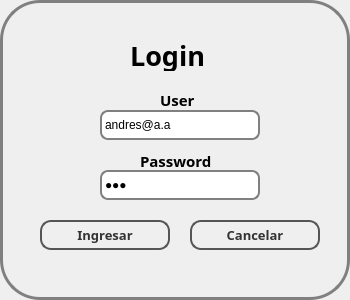
<?xml version="1.0" encoding="UTF-8"?>
<ui version="4.0">
 <class>LoginForm</class>
 <widget class="QWidget" name="LoginForm">
  <property name="geometry">
   <rect>
    <x>0</x>
    <y>0</y>
    <width>350</width>
    <height>300</height>
   </rect>
  </property>
  <property name="minimumSize">
   <size>
    <width>350</width>
    <height>300</height>
   </size>
  </property>
  <property name="maximumSize">
   <size>
    <width>350</width>
    <height>300</height>
   </size>
  </property>
  <property name="windowTitle">
   <string>Mi Deporte Movil</string>
  </property>
  <property name="windowIcon">
   <iconset resource="img.qrc">
    <normaloff>:/img/ico2.ico</normaloff>:/img/ico2.ico</iconset>
  </property>
  <property name="styleSheet">
   <string notr="true">#LoginForm{
	border: 3px solid gray;
	border-radius: 40px;
}</string>
  </property>
  <widget class="QLabel" name="label">
   <property name="geometry">
    <rect>
     <x>160</x>
     <y>90</y>
     <width>47</width>
     <height>20</height>
    </rect>
   </property>
   <property name="font">
    <font>
     <family>Adobe Myungjo Std M</family>
     <pointsize>11</pointsize>
     <weight>75</weight>
     <bold>true</bold>
    </font>
   </property>
   <property name="text">
    <string>User</string>
   </property>
  </widget>
  <widget class="QLabel" name="label_2">
   <property name="geometry">
    <rect>
     <x>140</x>
     <y>150</y>
     <width>81</width>
     <height>21</height>
    </rect>
   </property>
   <property name="font">
    <font>
     <family>Adobe Myungjo Std M</family>
     <pointsize>11</pointsize>
     <weight>75</weight>
     <bold>true</bold>
    </font>
   </property>
   <property name="text">
    <string>Password</string>
   </property>
  </widget>
  <widget class="QLabel" name="label_3">
   <property name="geometry">
    <rect>
     <x>130</x>
     <y>40</y>
     <width>111</width>
     <height>31</height>
    </rect>
   </property>
   <property name="font">
    <font>
     <family>Castellar</family>
     <pointsize>20</pointsize>
     <weight>75</weight>
     <bold>true</bold>
    </font>
   </property>
   <property name="text">
    <string>Login</string>
   </property>
  </widget>
  <widget class="QPushButton" name="pushButton_2">
   <property name="geometry">
    <rect>
     <x>190</x>
     <y>220</y>
     <width>130</width>
     <height>30</height>
    </rect>
   </property>
   <property name="font">
    <font>
     <family>Adobe Myungjo Std M</family>
     <pointsize>10</pointsize>
     <weight>75</weight>
     <bold>true</bold>
    </font>
   </property>
   <property name="styleSheet">
    <string notr="true">#pushButton_2 {
	color: #333;
	border: 2px solid #555;
	border-radius: 11px;
	padding: 5px;
	background: qradialgradient(cx: 0.3, cy: -0.4,
	fx: 0.3, fy: -0.4,
	radius: 1.35, stop: 0 #fff, stop: 1 #888);
	min-width: 80px;
}
#pushButton_2:hover {
	background: qradialgradient(cx: 0.3, cy: -0.4,
	fx: 0.3, fy: -0.4,
	radius: 1.35, stop: 0 #fff, stop: 1 #bbb);
}
#pushButton_2:pressed {
	background: qradialgradient(cx: 0.4, cy: -0.1,
	fx: 0.4, fy: -0.1,
	radius: 1.35, stop: 0 #fff, stop: 1 #ddd);
}</string>
   </property>
   <property name="text">
    <string>Cancelar</string>
   </property>
  </widget>
  <widget class="QLineEdit" name="lePassword">
   <property name="geometry">
    <rect>
     <x>100</x>
     <y>170</y>
     <width>160</width>
     <height>30</height>
    </rect>
   </property>
   <property name="styleSheet">
    <string notr="true">#lePassword{
	padding: 1px;
	border-style: solid;
	border: 2px solid gray;
	border-radius: 8px;
}</string>
   </property>
   <property name="text">
    <string>123</string>
   </property>
   <property name="echoMode">
    <enum>QLineEdit::Password</enum>
   </property>
  </widget>
  <widget class="QPushButton" name="pushButton">
   <property name="geometry">
    <rect>
     <x>40</x>
     <y>220</y>
     <width>130</width>
     <height>30</height>
    </rect>
   </property>
   <property name="font">
    <font>
     <family>Adobe Myungjo Std M</family>
     <pointsize>10</pointsize>
     <weight>75</weight>
     <bold>true</bold>
    </font>
   </property>
   <property name="styleSheet">
    <string notr="true">#pushButton {
	color: #333;
	border: 2px solid #555;
	border-radius: 11px;
	padding: 5px;
	background: qradialgradient(cx: 0.3, cy: -0.4,
	fx: 0.3, fy: -0.4,
	radius: 1.35, stop: 0 #fff, stop: 1 #888);
	min-width: 80px;
}
#pushButton:hover {
	background: qradialgradient(cx: 0.3, cy: -0.4,
	fx: 0.3, fy: -0.4,
	radius: 1.35, stop: 0 #fff, stop: 1 #bbb);
}
#pushButton:pressed {
	background: qradialgradient(cx: 0.4, cy: -0.1,
	fx: 0.4, fy: -0.1,
	radius: 1.35, stop: 0 #fff, stop: 1 #ddd);
}</string>
   </property>
   <property name="text">
    <string>Ingresar</string>
   </property>
   <property name="autoDefault">
    <bool>false</bool>
   </property>
   <property name="default">
    <bool>false</bool>
   </property>
  </widget>
  <widget class="QLineEdit" name="leEmail">
   <property name="geometry">
    <rect>
     <x>100</x>
     <y>110</y>
     <width>160</width>
     <height>30</height>
    </rect>
   </property>
   <property name="styleSheet">
    <string notr="true">#leEmail{
	padding: 1px;
	border-style: solid;
	border: 2px solid gray;
	border-radius: 8px;
}</string>
   </property>
   <property name="text">
    <string>andres@a.a</string>
   </property>
  </widget>
  <widget class="QLabel" name="leImg">
   <property name="geometry">
    <rect>
     <x>0</x>
     <y>0</y>
     <width>350</width>
     <height>300</height>
    </rect>
   </property>
   <property name="minimumSize">
    <size>
     <width>350</width>
     <height>300</height>
    </size>
   </property>
   <property name="maximumSize">
    <size>
     <width>350</width>
     <height>300</height>
    </size>
   </property>
   <property name="styleSheet">
    <string notr="true">#leImg{
	border-radius: 40px;
}</string>
   </property>
   <property name="frameShape">
    <enum>QFrame::NoFrame</enum>
   </property>
   <property name="frameShadow">
    <enum>QFrame::Plain</enum>
   </property>
   <property name="text">
    <string/>
   </property>
   <property name="textFormat">
    <enum>Qt::AutoText</enum>
   </property>
   <property name="pixmap">
    <pixmap resource="img.qrc">:/img/login1.jpg</pixmap>
   </property>
   <property name="scaledContents">
    <bool>true</bool>
   </property>
  </widget>
  <zorder>leImg</zorder>
  <zorder>label</zorder>
  <zorder>label_2</zorder>
  <zorder>label_3</zorder>
  <zorder>pushButton_2</zorder>
  <zorder>lePassword</zorder>
  <zorder>pushButton</zorder>
  <zorder>leEmail</zorder>
 </widget>
 <tabstops>
  <tabstop>leEmail</tabstop>
  <tabstop>lePassword</tabstop>
  <tabstop>pushButton</tabstop>
  <tabstop>pushButton_2</tabstop>
 </tabstops>
 <resources>
  <include location="img.qrc"/>
 </resources>
 <connections/>
</ui>
